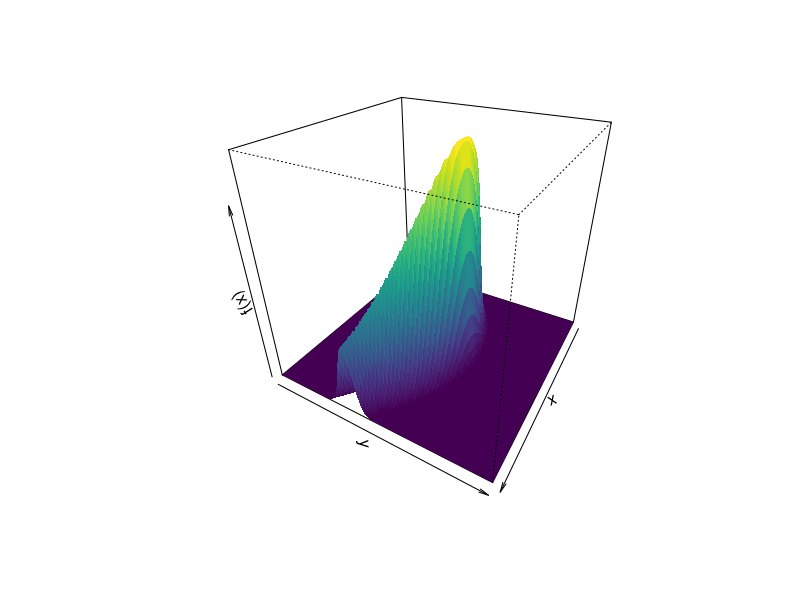

Source code (R): (Note: this script raises an error after producing the figure.)
#################################################################
#
#   Metropolis Hastings Random Walk and Adaptive MCMC
#   R Shiny
#   Sean Wu
#   February 10, 2017
#
#################################################################

library(viridis)

#helper function to sample equally from color space
colGG <- function(n) {
  hues = seq(15, 375, length = n + 1)
  hcl(h = hues, l = 65, c = 100)[1:n]
}

persp.withcol <- function(x,y,z,color,...,xlg=TRUE,ylg=TRUE)
{
  colnames(z) <- y
  rownames(z) <- x
  
  nrz <- nrow(z)
  ncz <- ncol(z) 
  
  nb.col = length(color)
  
  zfacet <- z[-1, -1] + z[-1, -ncz] + z[-nrz, -1] + z[-nrz, -ncz]
  facetcol <- cut(zfacet, nb.col)
  par(xlog=xlg,ylog=ylg)
  persp(
    as.numeric(rownames(z)),
    as.numeric(colnames(z)),
    as.matrix(z),
    col=color[facetcol],
    ...
  )
}



#########################################
# Rosenbrock (banana) Function
#########################################

p.log <- function(x) {
  B <- 0.03 # controls 'bananacity'
  -x[1]^2/200 - 1/2*(x[2]+B*x[1]^2-100*B)^2
}

#calculate function density
x1 <- seq(-15, 15, length=100)
x2 <- seq(-15, 15, length=100)
d.banana <- matrix(apply(expand.grid(x1, x2), 1, p.log), nrow=100)

#plot 3d function surface
funcCol = colorRampPalette(colors=c("#132B43","#56B1F7"))(100)
funcCol = viridis(60)
zfacet = d.banana[-1,-1] + d.banana[-1,-length(x2)] + d.banana[-length(x1),-1] + d.banana[-length(x1),-length(x2)]
perspCol = cut(zfacet,100)

# persp(x1,x2,d.banana,col=funcCol[perspCol],theta = 120,phi = 30,xlab=expression(theta[1]),ylab=expression(theta[2]),zlab=expression(f(x)))


persp.withcol(x = x1,y = x2,z = exp(d.banana),color = viridis(60),theta=120,phi=30,border=NA,xlab="x",ylab="y",zlab="f(x)")


#plot output from complex sampler
banana1 <- adaptMCMC(target=p.log,init_theta=c(10,10),covmat=diag(c(1,1)),n_iterations=1e3,
                     adapt_size_start=10,acceptance_rate_weight=0,acceptance_window=0,adapt_shape_start=20,seedMH = 50)

par(mfrow=c(1,2))


image(x1, x2, exp(d.banana), col= funcCol,xlab=expression(theta[1]),ylab=expression(theta[2])) #image of function
contour(x1, x2, exp(d.banana), add=TRUE, col=gray(0.5)) #contours of function density
traceCol = viridis(n = nrow(banana1$theta_trace),option = "D",begin = 0.5) #colors of MCMC trace
for(i in 1:(nrow(banana1$theta_trace)-1)){ #plot MCMC trace
  lines(banana1$theta_trace[i:(i+1),],col=traceCol[i],type="l")
}

matplot(banana1$theta_trace,type="l",col=colGG(2),lty=1,lwd=1.25,xlab="Iterations",ylab="Parameter Trace") #
grid()

par(mfrow=c(1,1))

#plot output from simple sampler
banana2 <- rwMCMC(target = p.log,init_theta = c(10,10),covmat = diag(c(1,1)),n_iterations = 1e3,info = 1e2,seedMH = 42)

par(mfrow=c(1,2))

image(x1, x2, exp(d.banana), col= colorRampPalette(colors=c("#132B43","#56B1F7"))(100),xlab=expression(theta[1]),ylab=expression(theta[2])) #image of function
contour(x1, x2, exp(d.banana), add=TRUE, col=gray(0.5)) #contours of function density
traceCol = viridis(n = nrow(banana2$theta_trace),option = "D",begin = 0.5) #colors of MCMC trace
for(i in 1:(nrow(banana2$theta_trace)-1)){ #plot MCMC trace
  lines(banana2$theta_trace[i:(i+1),],col=traceCol[i],type="l")
}

matplot(banana2$theta_trace,type="l",col=colGG(2),lty=1,lwd=1.25,xlab="Iterations",ylab="Parameter Trace") #
grid()

par(mfrow=c(1,1))


#########################################
# Goldenstein-Price Function
#########################################

goldpr <- function(xx){
  x1 <- xx[1]
  x2 <- xx[2]
  
  fact1a <- (x1 + x2 + 1)^2
  fact1b <- 19 - 14*x1 + 3*x1^2 - 14*x2 + 6*x1*x2 + 3*x2^2
  fact1 <- 1 + fact1a*fact1b
  
  fact2a <- (2*x1 - 3*x2)^2
  fact2b <- 18 - 32*x1 + 12*x1^2 + 48*x2 - 36*x1*x2 + 27*x2^2
  fact2 <- 30 + fact2a*fact2b
  
  y <- fact1*fact2
  return(-log(y))
}

#calculate function density
x1 <- seq(-2, 2, length=100)
x2 <- seq(-2, 2, length=100)
d.goldpr <- matrix(apply(expand.grid(x1, x2), 1, goldpr), nrow=100)

#plot 3d function surface
# funcCol = colorRampPalette(colors=c("#132B43","#56B1F7"))(100)
# funcCol = viridis(60)
# zfacet = d.goldpr[-1,-1] + d.goldpr[-1,-length(x2)] + d.goldpr[-length(x1),-1] + d.goldpr[-length(x1),-length(x2)]
# perspCol = cut(zfacet,100)

# persp(x1,x2,d.banana,col=funcCol[perspCol],theta = 120,phi = 30,xlab=expression(theta[1]),ylab=expression(theta[2]),zlab=expression(f(x)))


persp.withcol(x1,x2,d.goldpr,color = viridis(60),theta=120,phi=30,border=NA,xlab="x",ylab="y",zlab="f(x)")

goldpr1 <- adaptMCMC(target=goldpr,init_theta=c(2,2),covmat=diag(c(1,1)),n_iterations=100,
                     adapt_size_start=100,acceptance_rate_weight=0,acceptance_window=0,adapt_shape_start=150,
                     info=1e2,seedMH = 50)

par(mfrow=c(1,2))

funCol = colorRampPalette(colors=c("#132B43","#56B1F7"))(100)

image(x1, x2, d.goldpr, col= funCol,xlab=expression(theta[1]),ylab=expression(theta[2])) #image of function
contour(x1, x2, d.goldpr, add=TRUE, col=gray(0.5)) #contours of function density
traceCol = viridis(n = nrow(goldpr1$theta_trace),option = "D",begin = 0.5) #colors of MCMC trace
for(i in 1:(nrow(goldpr1$theta_trace)-1)){ #plot MCMC trace
  lines(goldpr1$theta_trace[i:(i+1),],col=traceCol[i],type="l")
}

matplot(goldpr1$theta_trace,type="l",col=colGG(2),lty=1,lwd=1.25,xlab="Iterations",ylab="Parameter Trace") #
grid()

par(mfrow=c(1,1))
traceCol = viridis(n = nrow(goldpr1$theta_trace),option = "D",begin = 0.5) #colors of MCMC trace
par(bg="white")
goldprPmat = persp.withcol(x1,x2,d.goldpr,color = funCol,theta=120,phi=30,border=NA,xlab="x",ylab="y",zlab="f(x)",ticktype="detailed")
x = trans3d(x = goldpr1$theta_trace[,1],y = goldpr1$theta_trace[,2],z = apply(X = goldpr1$theta_trace,MARGIN = 1,FUN = goldpr),pmat = goldprPmat)
for(i in 1:(nrow(goldpr1$theta_trace)-1)){ #plot MCMC trace
  lines(x$x[i:(i+1)],x$y[i:(i+1)],col=traceCol[i],type="l")
}

points(x,pch=16,col=traceCol,cex=0.5)

